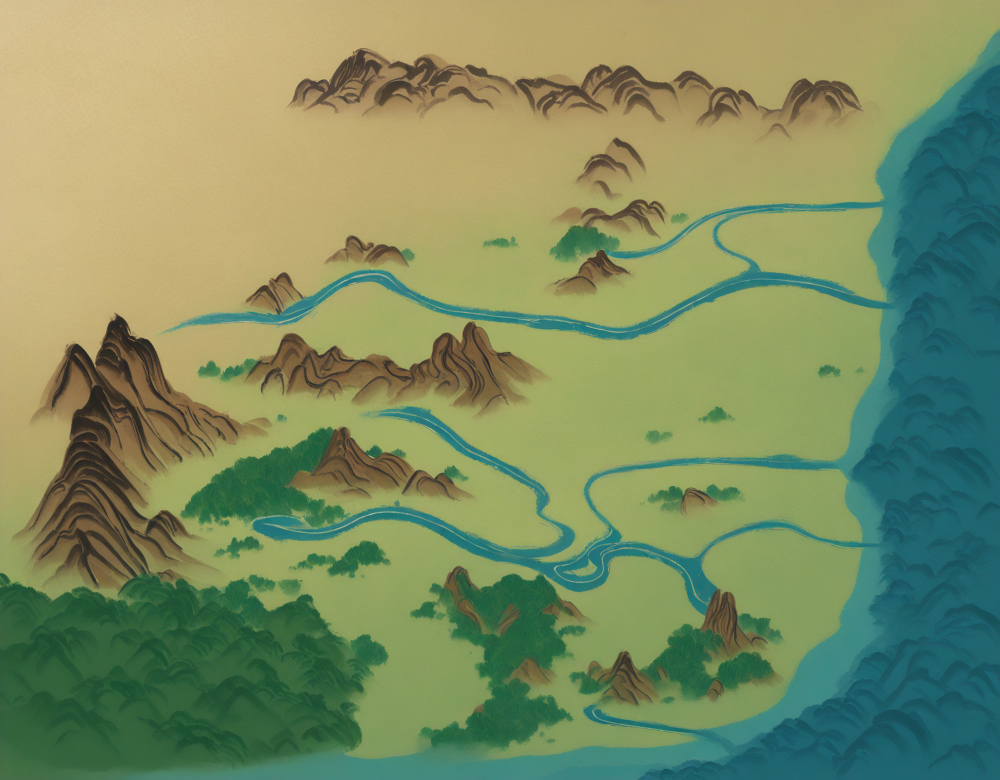
#> input picture assets/map/map.jpg, 2000 x 1560 px (shown at 1/2 size)
$ python -i draw_icons.py   (imports and definitions only)
#> lines starting #> are read from the running program, lines starting #| are printed output that depends on the picture; after the words box and inside, x2 and y2 are one past the last pixel; in counts of white or black regions, pixels touching at a corner belong together
# -*- coding: utf-8 -*-
"""경로 B: Pillow 로 아이콘 11개를 256x256 에 그려 64x64 로 줄인다.
스타일: 부품(part)마다 마스크를 가우시안 팽창시켜 짙은 갈색 외곽선(≈2px@64) → 밑색 → 그늘(클립) → 하이라이트(클립).
실행: python draw_icons.py [출력폴더]
"""
import math, os, sys
from PIL import Image, ImageDraw, ImageChops, ImageFilter

S = 256                      # 작업 캔버스
FINAL = 64                   # 계약 크기
OUTLINE_R = 8                # 외곽선 두께(px @256) ≈ 2px @64
OUT_DIR = sys.argv[1] if len(sys.argv) > 1 else os.path.join(os.path.dirname(__file__), 'pillow')

# ── 팔레트(한 세트로 보이게 공용) ──────────────────────────────
OUT     = (38, 24, 16)
GOLD, GOLD_D, GOLD_L = (244, 196, 72), (196, 134, 24), (255, 240, 170)
WOOD, WOOD_D = (156, 100, 50), (108, 64, 28)
IRON, IRON_D = (204, 212, 220), (128, 138, 150)
RED, RED_D = (204, 54, 44), (142, 32, 28)
TAN, TAN_D = (224, 188, 120), (178, 134, 72)
PAPER, PAPER_D = (246, 234, 202), (206, 188, 150)
JADE, JADE_D, JADE_L = (96, 192, 142), (48, 136, 94), (186, 238, 208)
BRONZE, BRONZE_D, BRONZE_L = (196, 144, 72), (134, 92, 42), (232, 196, 124)
SKIN, SKIN_D = (242, 204, 164), (204, 154, 112)
ROBE, ROBE_D = (72, 122, 192), (42, 82, 142)
HAT, HAT_L = (46, 38, 50), (84, 72, 92)
HAIR = (52, 36, 28)
HORSE, HORSE_D, MANE = (110, 72, 44), (70, 44, 26), (48, 32, 20)
HL = (255, 255, 255, 150)    # 하이라이트(반투명)
SHADE = (0, 0, 0, 70)        # 공용 그늘(반투명 검정)

# ── 마스크 도구 ────────────────────────────────────────────────
def M(fn):
    m = Image.new('L', (S, S), 0)
    fn(ImageDraw.Draw(m))
    return m

def P(pts):        return M(lambda d: d.polygon(pts, fill=255))
def E(box):        return M(lambda d: d.ellipse(box, fill=255))
def RR(box, r):    return M(lambda d: d.rounded_rectangle(box, radius=r, fill=255))
def R(box):        return M(lambda d: d.rectangle(box, fill=255))
def LN(pts, w):    return M(lambda d: d.line(pts, fill=255, width=w, joint='curve'))
def ARC(box, a0, a1, w): return M(lambda d: d.arc(box, a0, a1, fill=255, width=w))
def RING(box, w):  return M(lambda d: d.ellipse(box, outline=255, width=w))
def HALF(y):       return R((0, y, S, S))                 # y 아래 반평면
def HALFX(x):      return R((x, 0, S, S))                 # x 오른쪽 반평면
# [8 lines left out: functions U, I, not called in this run]
def SUB(a, b):     return ImageChops.subtract(a, b)
def dilate(m, r=OUTLINE_R):
    return m.filter(ImageFilter.GaussianBlur(r)).point(lambda v: 255 if v > 40 else 0)

def paint(im, mask, color):
    r, g, b = color[:3]
    a = color[3] if len(color) == 4 else 255
    layer = Image.new('RGBA', (S, S), (r, g, b, 0))
    layer.putalpha(mask if a == 255 else mask.point(lambda v: v * a // 255))
    im.alpha_composite(layer)

def part(im, mask, color, outline=True):
    """외곽선 + 밑색. 나중 부품의 외곽선이 앞 부품 위에 얹혀 구분선이 된다."""
    if outline: paint(im, dilate(mask), OUT)
    paint(im, mask, color)
    return mask

def shade(im, base, region, color=None):  paint(im, I(base, region), color or SHADE)
def hl(im, base, region, color=HL):        paint(im, I(base, region), color)
def line(im, pts, w=6):                    paint(im, LN(pts, w), OUT)

def vec(a, b):
    dx, dy = b[0] - a[0], b[1] - a[1]; L = math.hypot(dx, dy); return (dx / L, dy / L)
def add(p, d, k): return (p[0] + d[0] * k, p[1] + d[1] * k)
def perp(d): return (-d[1], d[0])

# ── 아이콘 ────────────────────────────────────────────────────
def gold(im):
    """원보(元寶) 금괴: 배 모양 몸통 + 가운데 봉긋한 돔"""
    dome = E((84, 84, 172, 160))
    pts = []
    for t in range(0, 181, 5):
        a = math.radians(180 + t); pts.append((128 + 100 * math.cos(a), 128 - 74 * math.sin(a)))
    rim = [(x, 128 + 28 * (1 - ((x - 128) / 100) ** 2)) for x in range(228, 27, -5)]
    body = P(pts + rim)
    part(im, dome, GOLD)
    shade(im, dome, HALFX(150), (0, 0, 0, 45))
    hl(im, dome, E((100, 94, 130, 116)))
    part(im, body, GOLD)
    shade(im, body, HALF(174), (0, 0, 0, 70))
    shade(im, body, P([(228, 124)] + rim[:20] + [(228, 124)]), (0, 0, 0, 0))
    hl(im, body, E((40, 124, 96, 150)), (255, 255, 255, 110))
    line(im, [(x, y) for x, y in rim], 6)

# [179 lines left out: functions food, spear, troops, officer, calendar, cmd_domestic and 5 more, not called in this run]

ICONS = [('gold', gold), ('food', food), ('troops', troops), ('officer', officer), ('calendar', calendar),
         ('cmd_domestic', cmd_domestic), ('cmd_military', cmd_military), ('cmd_personnel', cmd_personnel),
         ('cmd_scheme', cmd_scheme), ('cmd_diplomacy', cmd_diplomacy), ('cmd_march', cmd_march)]

# [9 lines left out: function render, not called in this run]

# [10 lines not run here, left out]

>>> import cv2
>>> picture = cv2.imread('../../map/map.jpg', cv2.IMREAD_GRAYSCALE)
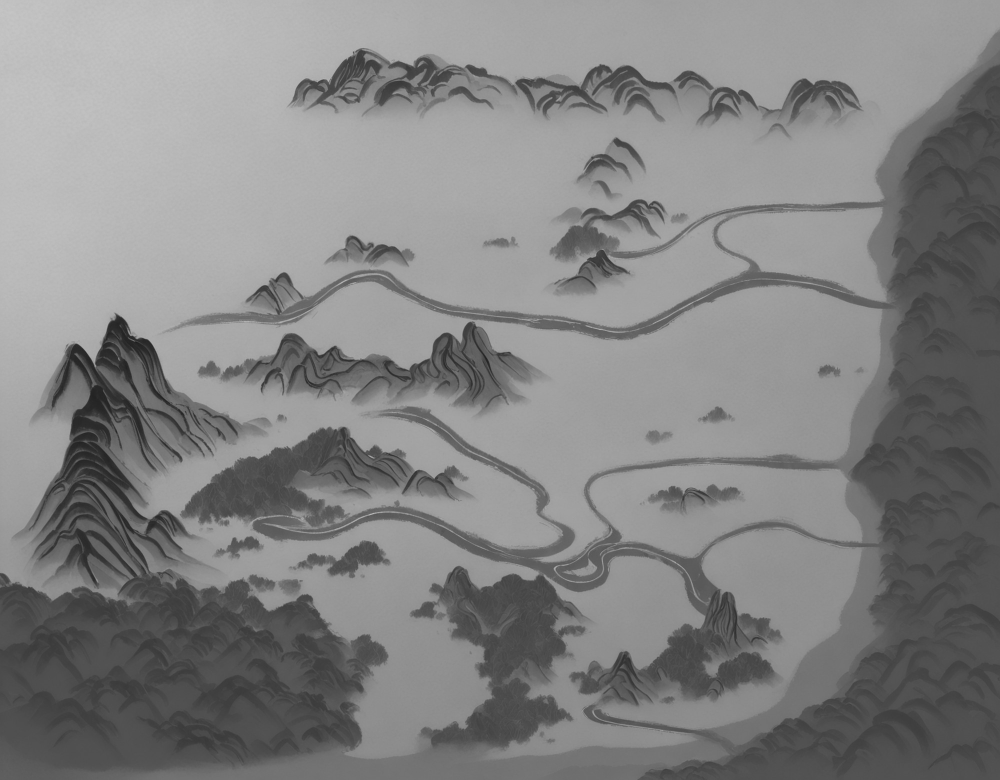
#> picture: shape (1560, 2000) (shown at 1/2 size); min 28, max 203, mean 131.1
>>> result = gold(picture)
#> in M, `m = Image.new('L', (S, S), 0)`: m: PIL image 256x256 L; every value is 0
#> in M, `fn(ImageDraw.Draw(m))`:
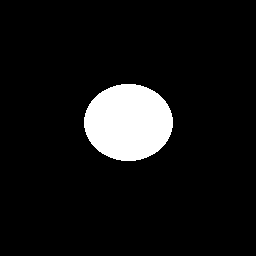
#> m: PIL image 256x256 L; 8.2% white; 1 white region, box (x1, y1, x2, y2) and area: (84, 84, 173, 161) 5369
#> in M (call 2), `fn(ImageDraw.Draw(m))`:
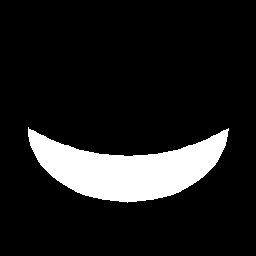
#> m: PIL image 256x256 L; 12.2% white; 1 white region, box (x1, y1, x2, y2) and area: (28, 127, 229, 203) 7971
#> in dilate, `return m.filter(ImageFilter.GaussianBlur(r)).point(lambda v: 255 if v ..`:
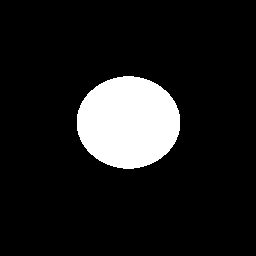
#> returned value: PIL image 256x256 L; 11.5% white; 1 white region, box (x1, y1, x2, y2) and area: (77, 76, 180, 169) 7507
#> in paint, `r, g, b = color[:3]`: r = 38; g = 24; b = 16
#> in paint, `layer.putalpha(mask if a == 255 else mask.point(lambda v: v * a // 255))`:
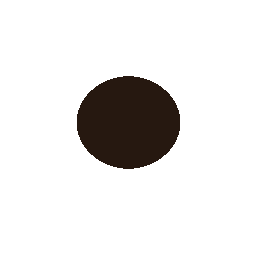
#> layer: PIL image 256x256 RGBA; mean R, G, B, A 38, 24, 16, 29.2; transparent parts drawn white
#> (the run stopped early here; a loop or call above may not have finished)
